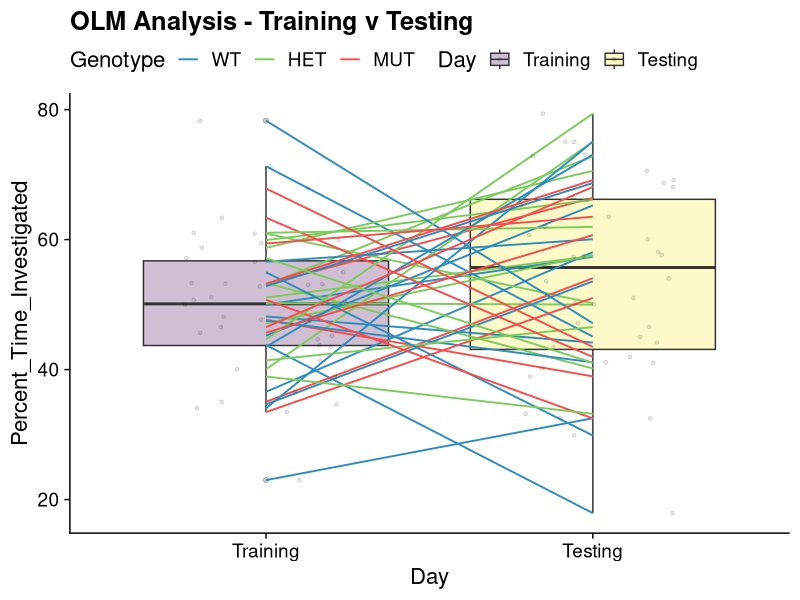
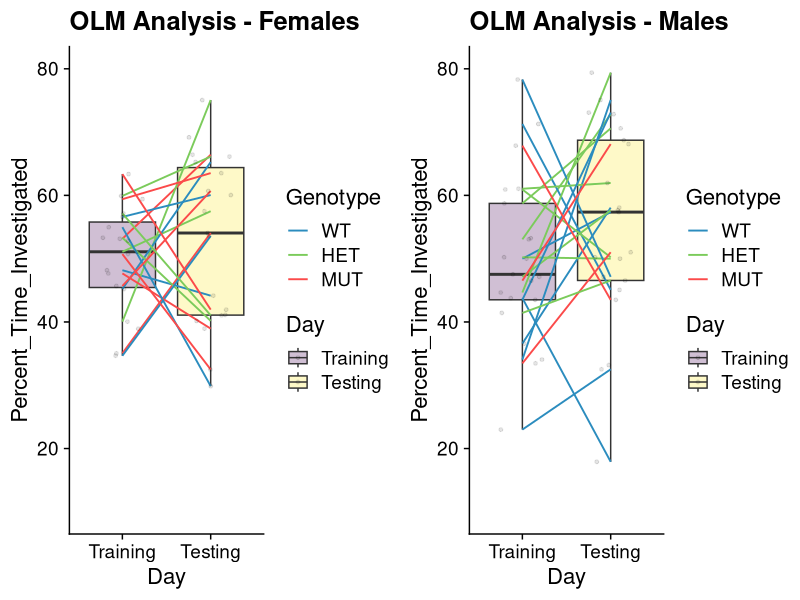
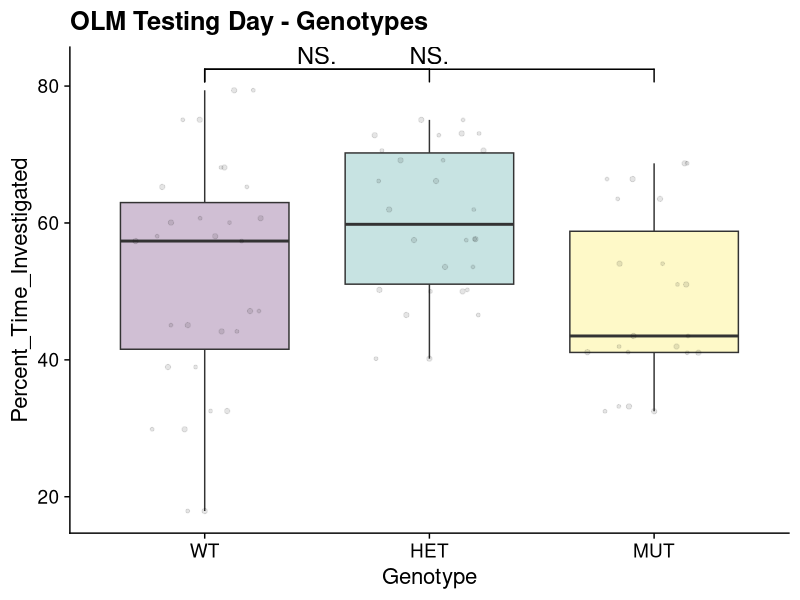
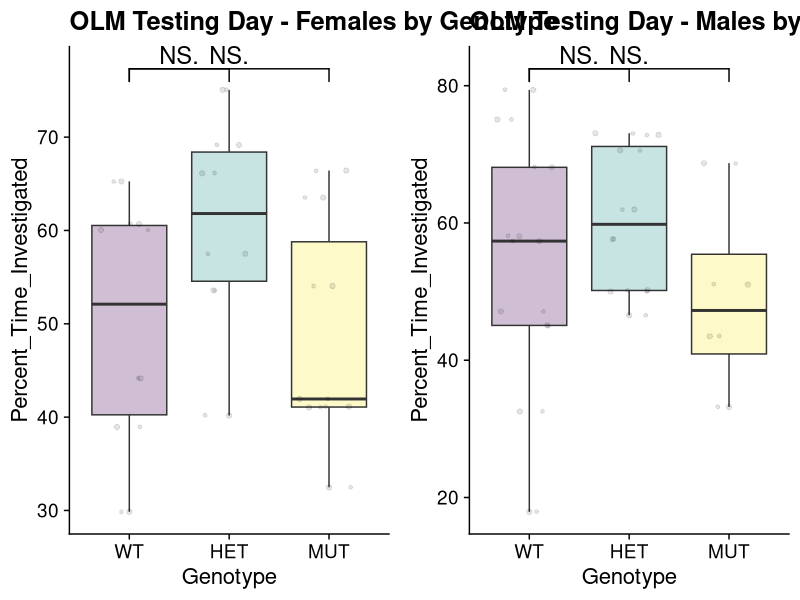

The R source for these figures, in order: (Note: this script raises an error after producing the figures.)
library(ggplot2)
library(here)
library(ggplot2)
library(rlang)
library(rstatix)
library(nlme)
library(cowplot)
library(ggbeeswarm)
library(ggpubr)
library(ggsignif)

data_box_plot<- read.csv("Data_OLM_Analysis.csv", header=TRUE)

mytheme <- theme(panel.grid.minor=element_blank(), #gets rid of grey and lines in the middle
                 panel.grid.major=element_blank(), #gets rid of grey and lines in the middle
                 panel.background=element_rect(fill="white"),#gets rid of grey and lines in the middle
                 panel.border=element_blank(), #gets rid of square going around the entire graph
                 axis.line.x = element_line(colour = 'black', size = 1),#sets the axis line size
                 axis.line.y = element_line(colour = 'black', size = 1),#sets the axis line size
                 axis.ticks=element_line(colour = 'black', size = 0.5), #sets the tick lines
                 axis.title.x = element_text(size=10, color="black"), #size of x-axis title
                 axis.title.y = element_text(size=10, color="black"), #size of y-axis title
                 axis.text.x = element_text(size=12, color="black"), #size of x-axis text
                 axis.text.y = element_text(size=12, color="black"))#size of y-axis text

data_box_plot$Day <- factor(data_box_plot$Day)
data_box_plot$Day <- plyr::revalue(data_box_plot$Day, c('1' = "Training", '2' = "Testing"))

#Stratify by Day
generate_longitudinal_boxplots <- function(input_data, X, Y, min,max){
  data<-as.data.frame(input_data)
  #Ensure correct ordering of levels
  data$Genotype <- factor(data$Genotype, levels = c("WT","HET","MUT"))
  data$Day <- factor(data$Day, levels = c("Training", "Testing"))
  
  ggplot(data=data,aes(x={{X}},y={{Y}}, fill={{X}})) +
    geom_boxplot(alpha=0.25)+
    geom_line(aes(group = MouseID,color=Genotype),size=0.65)+
    scale_fill_viridis_d()+
    geom_point(size=1,position=position_jitter(width=0.25),alpha=0.1)+
    theme_cowplot(16) +
    ggtitle("OLM Analysis - Training v Testing") +
    scale_color_manual(values = c(WT = "#2b8cbe", HET = "#7BCB5B", MUT = "#FB4A4A")) +
    theme(legend.position = "top")
}

fullplot<-generate_longitudinal_boxplots(data_box_plot, Day, Percent_Time_Investigated,0,100)
plot(fullplot)

#Stratify by Sex & Day
data_box_plot$Genotype <- factor(data_box_plot$Genotype,levels=c("WT", "HET", "MUT"))
females <- subset(data_box_plot, Sex =="Female")
generate_longitudinal_boxplots_female <- function(input_data, X, Y, min,max){
  data<-as.data.frame(input_data)
  #Ensure correct ordering of levels
  data$Genotype <- factor(data$Genotype, levels = c("WT","HET","MUT"))
  data$Day <- factor(data$Day, levels = c("Training", "Testing"))
  
  ggplot(data=females,aes(x={{X}},y={{Y}}, fill={{X}})) +
    geom_boxplot(alpha=0.25)+
    geom_line(aes(group = MouseID,color=Genotype),size=0.65)+
    scale_fill_viridis_d()+
    geom_point(size=1,position=position_jitter(width=0.25),alpha=0.1)+
    theme_cowplot(16) +
    ggtitle("OLM Analysis - Females") +
    ylim(10,80) +
    scale_color_manual(values = c(WT = "#2b8cbe", HET = "#7BCB5B", MUT = "#FB4A4A")) +
    theme(legend.position = "right")
}

males <- subset(data_box_plot, Sex=="Male")
generate_longitudinal_boxplots_male <- function(input_data, X, Y, min,max){
  data<-as.data.frame(input_data)
  #Ensure correct ordering of levels
  data$Genotype <- factor(data$Genotype, levels = c("WT","HET","MUT"))
  data$Day <- factor(data$Day, levels = c("Training", "Testing"))
  
  ggplot(data=males,aes(x={{X}},y={{Y}}, fill={{X}})) +
    geom_boxplot(alpha=0.25)+
    geom_line(aes(group = MouseID,color=Genotype),size=0.65)+
    scale_fill_viridis_d()+
    geom_point(size=1,position=position_jitter(width=0.25),alpha=0.1)+
    theme_cowplot(16) +
    ylim(10,80) +
    ggtitle("OLM Analysis - Males") +
    scale_color_manual(values = c(WT = "#2b8cbe", HET = "#7BCB5B", MUT = "#FB4A4A")) +
    theme(legend.position = "right")
}

females_only<-generate_longitudinal_boxplots_female(females, Day, Percent_Time_Investigated,0,100)
males_only<-generate_longitudinal_boxplots_male(males, Day, Percent_Time_Investigated,0,100)
plot_grid(females_only, males_only)

#Stratify by Sex, Testing Only
data_box_plot$Genotype <- factor(data_box_plot$Genotype,levels=c("WT", "HET", "MUT"))
fulltesting <- subset(data_box_plot, Day=="Testing")

generate_boxplots <- function(input_data, X, Y, min,max){
  data<-as.data.frame(input_data)
  #Ensure correct ordering of levels 
  data$Genotype <- factor(data$Genotype, levels = c("WT", "HET", "MUT"))
  data$Day <- factor(data$Day, levels = c("1", "2", "3"))
  
  ggplot(data=data,aes(x={{X}},y={{Y}}, fill={{X}})) + 
    #geom_violin(alpha=0.25,position=position_dodge(width=.75),size=1,color="black",draw_quantiles=c(0.5))+
    geom_boxplot(alpha=0.25)+ 
    geom_quasirandom(alpha=0.1)+
    scale_fill_viridis_d()+
    geom_point(size=1,position=position_jitter(width=0.25),alpha=0.1)+
    theme_cowplot(16) +
    #ylim(min,max)+
    ggtitle("OLM Testing Day - Genotypes")  +
    theme(legend.position = "none")
  
  
}

full<-generate_boxplots(fulltesting, Genotype, Percent_Time_Investigated,10,80)+stat_signif(comparisons = list(c("WT", "HET"), c("WT","MUT")),map_signif_level = TRUE, textsize = 6, test="wilcox.test")
full


ftesting <- subset(females, Day=="Testing")
generate_fboxplots <- function(input_data, X, Y, min,max){
  data<-as.data.frame(input_data)
  #Ensure correct ordering of levels 
  data$Genotype <- factor(data$Genotype, levels = c("WT", "HET", "MUT"))
  data$Day <- factor(data$Day, levels = c("1", "2", "3"))
  
  ggplot(data=data,aes(x={{X}},y={{Y}}, fill={{X}})) + 
    #geom_violin(alpha=0.25,position=position_dodge(width=.75),size=1,color="black",draw_quantiles=c(0.5))+
    geom_boxplot(alpha=0.25)+ 
    geom_quasirandom(alpha=0.1)+
    scale_fill_viridis_d()+
    geom_point(size=1,position=position_jitter(width=0.25),alpha=0.1)+
    theme_cowplot(16) +
    #ylim(min,max)+
    ggtitle("OLM Testing Day - Females by Genotype")  +
    theme(legend.position = "none")
  
  
}

f<-generate_fboxplots(ftesting, Genotype, Percent_Time_Investigated,10,80)+stat_signif(comparisons = list(c("WT", "HET"), c("WT","MUT")),map_signif_level = TRUE, textsize = 6, test="wilcox.test")

mtesting <- subset(males, Day=="Testing")
generate_mboxplots <- function(input_data, X, Y, min,max){
  data<-as.data.frame(input_data)
  #Ensure correct ordering of levels 
  data$Genotype <- factor(data$Genotype, levels = c("WT", "HET", "MUT"))
  data$Day <- factor(data$Day, levels = c("1", "2", "3"))
  
  ggplot(data=data,aes(x={{X}},y={{Y}}, fill={{X}})) + 
    #geom_violin(alpha=0.25,position=position_dodge(width=.75),size=1,color="black",draw_quantiles=c(0.5))+
    geom_boxplot(alpha=0.25)+ 
    geom_quasirandom(alpha=0.1)+
    scale_fill_viridis_d()+
    geom_point(size=1,position=position_jitter(width=0.25),alpha=0.1)+
    theme_cowplot(16) +
    #ylim(min,max)+
    ggtitle("OLM Testing Day - Males by Genotype")  +
    theme(legend.position = "none")
  
  
}

m<-generate_mboxplots(mtesting, Genotype, Percent_Time_Investigated,10,80)+stat_signif(comparisons = list(c("WT", "HET"), c("WT","MUT")),map_signif_level = TRUE, textsize = 6, test="wilcox.test")

plot_grid(f, m)

#Stat Tests
# WT vs MUT Training
data_wm <- data_box_plot %>% filter(Genotype!="HET" & Day != "Testing")
t.test(Percent_Time_Investigated~Genotype,data_wm)
wilcox.test(Percent_Time_Investigated~Genotype,data_wm)
#0.6083, 0.4742

# WT vs MUT Testing
data_m <- data_box_plot %>% filter(Genotype!="HET")
data_wm <- data_m %>% filter(Day != "Training")
t.test(Percent_Time_Investigated~Genotype,data_wm)
wilcox.test(Percent_Time_Investigated~Genotype,data_wm)
#0.6008, 0.5744

# WT vs HET: Training
data_wh <- data_box_plot %>% filter(Genotype!="MUT" & Day != "Testing")
t.test(Percent_Time_Investigated~Genotype,data_wh, exact = FALSE)
wilcox.test(Percent_Time_Investigated~Genotype,data_wh, exact = FALSE)
#0.4504, 0.2475

# WT vs HET: Testing
data_wh <- data_box_plot %>% filter(Genotype!="MUT" & Day != "Training")
t.test(Percent_Time_Investigated~Genotype,data_wh, exact = FALSE)
wilcox.test(Percent_Time_Investigated~Genotype,data_wh, exact = FALSE)
#0.1355, 0.1979

#Longitudinal Slope Test
Percent_Investigation_Time = data_box_plot$Percent_Time_Investigated
output=lme(fixed= Percent_Investigation_Time~ Sex + Genotype, random = ~1|MouseID, data=data_box_plot)
summary(output)



